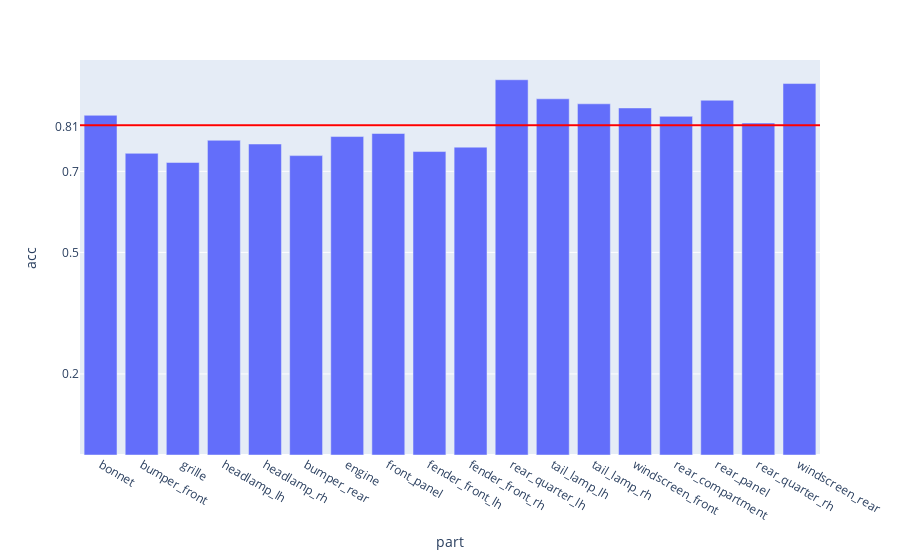

The notebook cell this image was saved under:
### Code cell
fig = px.bar(evalMetrics, x = 'part', y = 'acc')

fig.add_hline(y=avgAcc, line_width=2, line_color="red")

fig.update_layout(
    yaxis = dict(
        tickmode = 'array',
        tickvals = [np.format_float_positional(avgAcc, 2), 0.2, 0.5, 0.7],
    )
)

### Figure 1 — Plotly figure (JSON) as saved in the notebook; plotly's stock layout.template omitted (floating-point values rounded to 4 significant figures)
{"data": [{"alignmentgroup": "True", "hovertemplate": "part=%{x}<br>acc=%{y}<extra></extra>", "legendgroup": "", "marker": {"color": "#636efa", "pattern": {"shape": ""}}, "name": "", "offsetgroup": "", "orientation": "v", "showlegend": false, "textposition": "auto", "type": "bar", "x": ["bonnet", "bumper_front", "grille", "headlamp_lh", "headlamp_rh", "bumper_rear", "engine", "front_panel", "fender_front_lh", "fender_front_rh", "rear_quarter_lh", "tail_lamp_lh", "tail_lamp_rh", "windscreen_front", "rear_compartment", "rear_panel", "rear_quarter_rh", "windscreen_rear"], "xaxis": "x", "y": [0.8383, 0.7445, 0.7219, 0.7766, 0.7674, 0.7388, 0.7858, 0.7934, 0.7489, 0.7597, 0.926, 0.879, 0.8667, 0.8565, 0.8358, 0.8755, 0.8193, 0.9166], "yaxis": "y"}], "layout": {"barmode": "relative", "legend": {"tracegroupgap": 0}, "margin": {"t": 60}, "shapes": [{"line": {"color": "red", "width": 2}, "type": "line", "x0": 0, "x1": 1, "xref": "x domain", "y0": 0.8139, "y1": 0.8139, "yref": "y"}], "xaxis": {"anchor": "y", "domain": [0, 1], "title": {"text": "part"}}, "yaxis": {"anchor": "x", "domain": [0, 1], "tickmode": "array", "tickvals": ["0.81", 0.2, 0.5, 0.7], "title": {"text": "acc"}}}}
